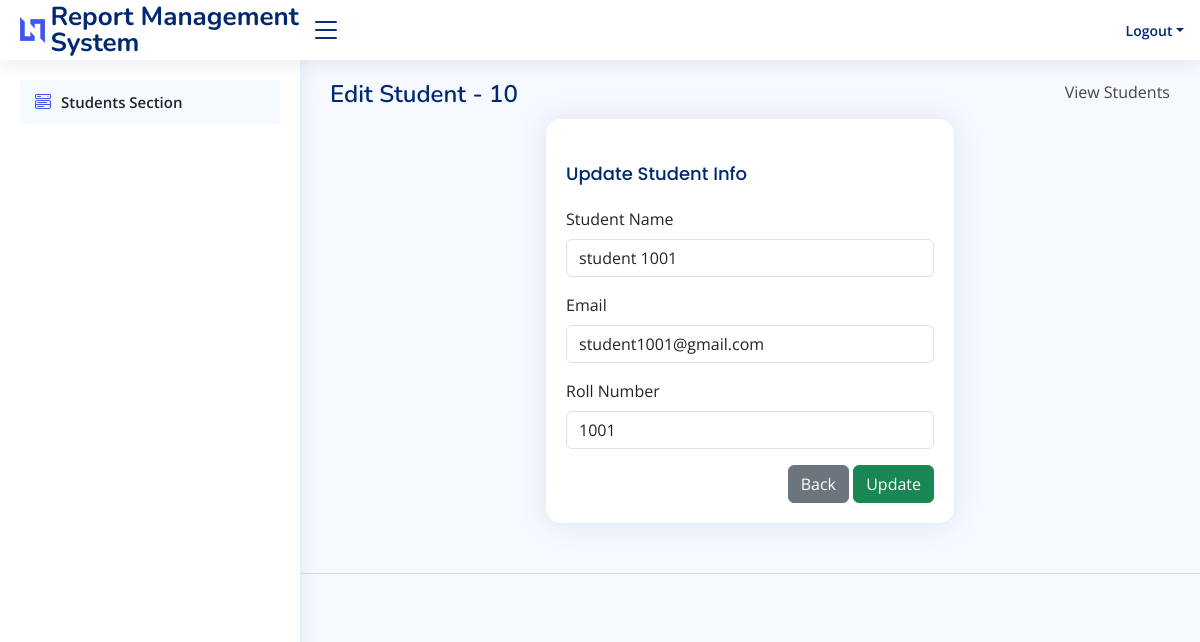
The page /editstudent/1/2/ (signed in) on the database its author committed.
### master_api/models.py (models this page shows, shortened)
class Classes (models.Model):
    class_name = models.CharField(max_length=100)
    created_at = models.DateTimeField(auto_now_add=True)
    updated_at = models.DateTimeField(auto_now=True)
    DisplayList = ['id', 'class_name']

class UserAuth(AbstractBaseUser, PermissionsMixin):
    class_id = models.ForeignKey(Classes, on_delete=models.SET_NULL, null=True, blank=True)
    name = models.CharField(max_length=100)
    email = models.EmailField(unique=True)
    password = models.CharField(max_length=128)
    roll_number = models.CharField(max_length=20, unique=True, null=True, blank=True)
    is_staff = models.BooleanField(default=False)
    is_admin = models.BooleanField(default=False)
    is_active = models.BooleanField(default=True)
    created_at = models.DateTimeField(auto_now_add=True)
    updated_at = models.DateTimeField(auto_now=True)
    objects = CustomUserManager()
    USERNAME_FIELD = 'email'
    REQUIRED_FIELDS = []  # No additional required fields
    DisplayList = ['id', 'name', 'email', 'roll_number', 'class_id', 'is_staff', 'is_admin', 'is_active']

### rms/views/admin_view.py (the view, shortened to what this page needs)
# urls.py: path('editstudent/<int:class_id>/<int:student_id>/', admin_view.editstudent, name='editstudent'),
@login_required
def editstudent(request, class_id, student_id):
    class_obj = get_object_or_404(Classes, id=class_id)
    student = get_object_or_404(UserAuth, id=student_id, class_id=class_obj)
    return render(request, 'adminuser/editstudent.html', {
        'student': student,
        'class_obj': class_obj
    })

### template/adminuser/editstudent.html (shortened to what this page needs)
{% extends "adminuser/base.html" %}
{% load static %}
{% block content %}
<main id="main" class="main">
  <div class="d-flex justify-content-between">
    <div class="pagetitle">
      <h1>Edit Student - {{ class_obj.class_name }}</h1>
    </div>
    <div class="pagetitle">
      <a class="dropdown-item" href="{% url 'studentsview' class_obj.id %}">View Students</a>
    </div>
  </div>
  <section class="section">
    <div class="row">
      <div class="col-lg-6 offset-lg-3">
        <div class="card">
          <div class="card-body pt-4">
            <h5 class="card-title">Update Student Info</h5>
            <form action="{% url 'editstudent' class_obj.id student.id %}" method="POST">
              <div class="mb-3">
                <label class="form-label">Student Name</label>
                <input type="text" name="name" class="form-control" value="{{ student.name }}" required>
              </div>
              <div class="mb-3">
                <label class="form-label">Email</label>
                <input type="email" name="email" class="form-control" value="{{ student.email }}" required>
              </div>
              <div class="mb-3">
                <label class="form-label">Roll Number</label>
                <input type="number" name="roll_number" class="form-control" value="{{ student.roll_number }}" required>
              </div>
              <div class="text-end">
                <a href="{% url 'studentsview' class_obj.id %}" class="btn btn-secondary">Back</a>
                <button type="submit" class="btn btn-success">Update</button>
              </div>
            </form>
          </div>
        </div>
      </div>
    </div>
  </section>
</main>
{% endblock %}

### static/assets/css/style.css (style rules this page uses)
:root { scroll-behavior: smooth; }
body { font-family: "Open Sans", sans-serif; background: #f6f9ff; color: #444444; }
a { color: #4154f1; text-decoration: none; }
h1, h2, h3, h4, h5, h6 { font-family: "Nunito", sans-serif; }
#main { margin-top: 60px; padding: 20px 30px; transition: all 0.3s; }
.pagetitle { margin-bottom: 10px; }
.pagetitle h1 { font-size: 24px; margin-bottom: 0; font-weight: 600; color: #012970; }
.card { margin-bottom: 30px; border: none; border-radius: 15px; box-shadow: 0px 0 30px rgba(1, 41, 112, 0.1); }
.card-title { padding: 20px 0 15px 0; font-size: 18px; font-weight: 500; color: #012970; font-family: "Poppins", sans-serif; }
.card-body { padding: 0 20px 20px 20px; }
@media (min-width: 1200px) { #main, #footer { margin-left: 300px; } }

### rows shown on the page
Classes: class_name "10"
UserAuth: name "student 1001", email "student1001@gmail.com", roll_number "1001"
